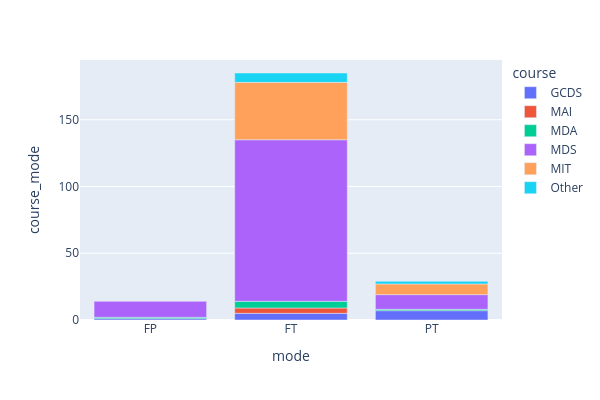

Source (notebook cell):
### Code cell
fig3 = px.bar(course_mode_df, x="mode", y="course_mode", color="course", width=600, height=400)
fig3.show()

### Figure 1 — Plotly figure (JSON) as saved in the notebook; plotly's stock layout.template omitted (floating-point values rounded to 4 significant figures)
{"data": [{"alignmentgroup": "True", "hovertemplate": "course=GCDS<br>mode=%{x}<br>course_mode=%{y}<extra></extra>", "legendgroup": "GCDS", "marker": {"color": "#636efa", "pattern": {"shape": ""}}, "name": "GCDS", "offsetgroup": "GCDS", "orientation": "v", "showlegend": true, "textposition": "auto", "type": "bar", "x": ["FP", "FT", "PT"], "xaxis": "x", "y": [1, 5, 7], "yaxis": "y"}, {"alignmentgroup": "True", "hovertemplate": "course=MAI<br>mode=%{x}<br>course_mode=%{y}<extra></extra>", "legendgroup": "MAI", "marker": {"color": "#EF553B", "pattern": {"shape": ""}}, "name": "MAI", "offsetgroup": "MAI", "orientation": "v", "showlegend": true, "textposition": "auto", "type": "bar", "x": ["FT"], "xaxis": "x", "y": [4], "yaxis": "y"}, {"alignmentgroup": "True", "hovertemplate": "course=MDA<br>mode=%{x}<br>course_mode=%{y}<extra></extra>", "legendgroup": "MDA", "marker": {"color": "#00cc96", "pattern": {"shape": ""}}, "name": "MDA", "offsetgroup": "MDA", "orientation": "v", "showlegend": true, "textposition": "auto", "type": "bar", "x": ["FP", "FT", "PT"], "xaxis": "x", "y": [1, 5, 1], "yaxis": "y"}, {"alignmentgroup": "True", "hovertemplate": "course=MDS<br>mode=%{x}<br>course_mode=%{y}<extra></extra>", "legendgroup": "MDS", "marker": {"color": "#ab63fa", "pattern": {"shape": ""}}, "name": "MDS", "offsetgroup": "MDS", "orientation": "v", "showlegend": true, "textposition": "auto", "type": "bar", "x": ["FP", "FT", "PT"], "xaxis": "x", "y": [12, 121, 11], "yaxis": "y"}, {"alignmentgroup": "True", "hovertemplate": "course=MIT<br>mode=%{x}<br>course_mode=%{y}<extra></extra>", "legendgroup": "MIT", "marker": {"color": "#FFA15A", "pattern": {"shape": ""}}, "name": "MIT", "offsetgroup": "MIT", "orientation": "v", "showlegend": true, "textposition": "auto", "type": "bar", "x": ["FT", "PT"], "xaxis": "x", "y": [43, 8], "yaxis": "y"}, {"alignmentgroup": "True", "hovertemplate": "course=Other<br>mode=%{x}<br>course_mode=%{y}<extra></extra>", "legendgroup": "Other", "marker": {"color": "#19d3f3", "pattern": {"shape": ""}}, "name": "Other", "offsetgroup": "Other", "orientation": "v", "showlegend": true, "textposition": "auto", "type": "bar", "x": ["FT", "PT"], "xaxis": "x", "y": [7, 2], "yaxis": "y"}], "layout": {"barmode": "relative", "height": 400, "legend": {"title": {"text": "course"}, "tracegroupgap": 0}, "margin": {"t": 60}, "width": 600, "xaxis": {"anchor": "y", "domain": [0, 1], "title": {"text": "mode"}}, "yaxis": {"anchor": "x", "domain": [0, 1], "title": {"text": "course_mode"}}}}
